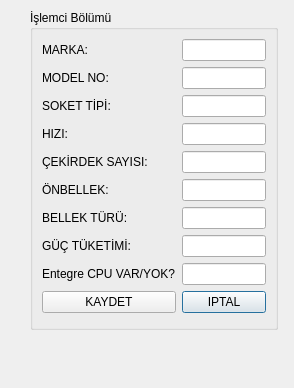
<?xml version="1.0" encoding="UTF-8"?>
<ui version="4.0">
 <class>TMOIslemciTanimlamaFormu</class>
 <widget class="QDialog" name="TMOIslemciTanimlamaFormu">
  <property name="geometry">
   <rect>
    <x>0</x>
    <y>0</y>
    <width>294</width>
    <height>388</height>
   </rect>
  </property>
  <property name="windowTitle">
   <string>Dialog</string>
  </property>
  <widget class="QGroupBox" name="GBIslemciBolumu">
   <property name="geometry">
    <rect>
     <x>30</x>
     <y>10</y>
     <width>248</width>
     <height>320</height>
    </rect>
   </property>
   <property name="title">
    <string>İşlemci Bölümü</string>
   </property>
   <layout class="QGridLayout" name="gridLayout">
    <item row="9" column="1">
     <widget class="QPushButton" name="PBIptal">
      <property name="text">
       <string>IPTAL</string>
      </property>
     </widget>
    </item>
    <item row="7" column="1">
     <widget class="QLineEdit" name="LEGucTuketimi"/>
    </item>
    <item row="4" column="0">
     <widget class="QLabel" name="LCekirdekSayisi">
      <property name="text">
       <string>ÇEKİRDEK SAYISI:</string>
      </property>
     </widget>
    </item>
    <item row="3" column="0">
     <widget class="QLabel" name="LHizi">
      <property name="text">
       <string>HIZI:</string>
      </property>
     </widget>
    </item>
    <item row="2" column="1">
     <widget class="QLineEdit" name="LESoketTipi"/>
    </item>
    <item row="4" column="1">
     <widget class="QLineEdit" name="LECekirdekSayisi"/>
    </item>
    <item row="3" column="1">
     <widget class="QLineEdit" name="LEHizi"/>
    </item>
    <item row="1" column="1">
     <widget class="QLineEdit" name="LEModelNo"/>
    </item>
    <item row="2" column="0">
     <widget class="QLabel" name="LSoketTipi">
      <property name="text">
       <string>SOKET TİPİ:</string>
      </property>
     </widget>
    </item>
    <item row="1" column="0">
     <widget class="QLabel" name="LModelNo">
      <property name="text">
       <string>MODEL NO:</string>
      </property>
     </widget>
    </item>
    <item row="6" column="0">
     <widget class="QLabel" name="LBellekTuru">
      <property name="text">
       <string>BELLEK TÜRÜ:</string>
      </property>
     </widget>
    </item>
    <item row="0" column="1">
     <widget class="QLineEdit" name="LEMarka"/>
    </item>
    <item row="7" column="0">
     <widget class="QLabel" name="LGucTuketimi">
      <property name="text">
       <string>GÜÇ TÜKETİMİ:</string>
      </property>
     </widget>
    </item>
    <item row="5" column="1">
     <widget class="QLineEdit" name="LEOnbellek"/>
    </item>
    <item row="5" column="0">
     <widget class="QLabel" name="LOnBellek">
      <property name="text">
       <string>ÖNBELLEK:</string>
      </property>
     </widget>
    </item>
    <item row="0" column="0">
     <widget class="QLabel" name="LMarka">
      <property name="text">
       <string>MARKA:</string>
      </property>
     </widget>
    </item>
    <item row="6" column="1">
     <widget class="QLineEdit" name="LEBellekTuru"/>
    </item>
    <item row="9" column="0">
     <widget class="QPushButton" name="PBKaydet">
      <property name="text">
       <string>KAYDET</string>
      </property>
     </widget>
    </item>
    <item row="8" column="0">
     <widget class="QLabel" name="LEntegreCPU">
      <property name="text">
       <string>Entegre CPU VAR/YOK?</string>
      </property>
     </widget>
    </item>
    <item row="8" column="1">
     <widget class="QLineEdit" name="LEEntegreCPU"/>
    </item>
   </layout>
  </widget>
 </widget>
 <tabstops>
  <tabstop>LEMarka</tabstop>
  <tabstop>LEModelNo</tabstop>
  <tabstop>LESoketTipi</tabstop>
  <tabstop>LEHizi</tabstop>
  <tabstop>LECekirdekSayisi</tabstop>
  <tabstop>LEOnbellek</tabstop>
  <tabstop>LEBellekTuru</tabstop>
  <tabstop>LEGucTuketimi</tabstop>
  <tabstop>LEEntegreCPU</tabstop>
  <tabstop>PBKaydet</tabstop>
  <tabstop>PBIptal</tabstop>
 </tabstops>
 <resources/>
 <connections>
  <connection>
   <sender>PBKaydet</sender>
   <signal>clicked()</signal>
   <receiver>TMOIslemciTanimlamaFormu</receiver>
   <slot>accept()</slot>
   <hints>
    <hint type="sourcelabel">
     <x>111</x>
     <y>301</y>
    </hint>
    <hint type="destinationlabel">
     <x>48</x>
     <y>355</y>
    </hint>
   </hints>
  </connection>
  <connection>
   <sender>PBIptal</sender>
   <signal>clicked()</signal>
   <receiver>TMOIslemciTanimlamaFormu</receiver>
   <slot>reject()</slot>
   <hints>
    <hint type="sourcelabel">
     <x>235</x>
     <y>303</y>
    </hint>
    <hint type="destinationlabel">
     <x>265</x>
     <y>358</y>
    </hint>
   </hints>
  </connection>
 </connections>
</ui>
